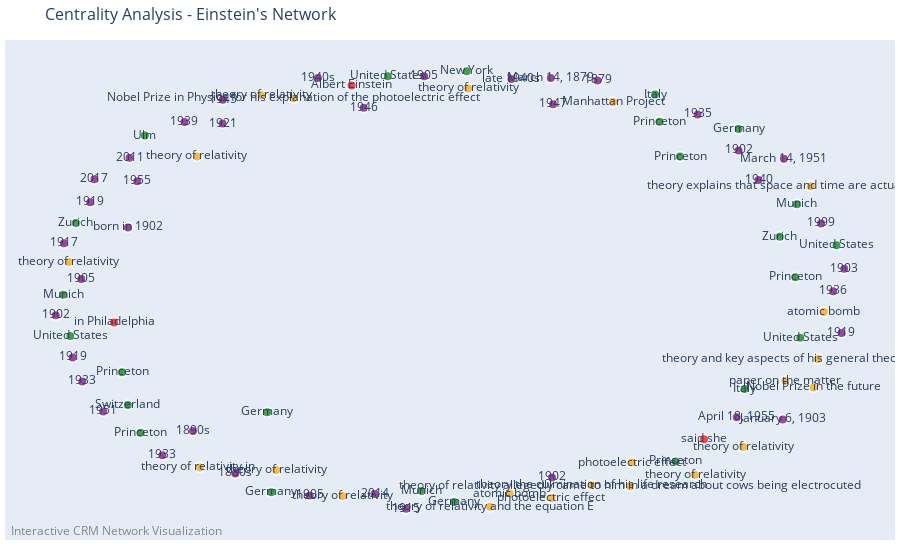
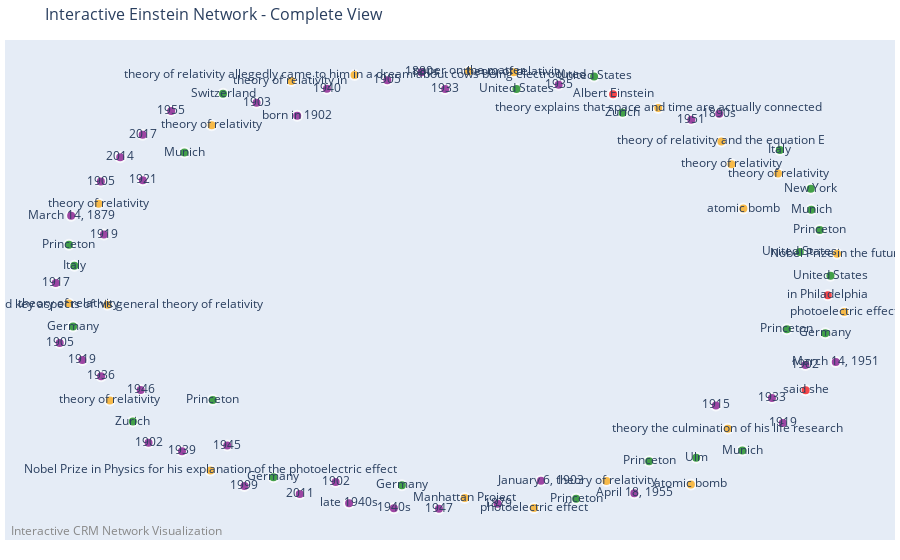

The notebook cell saved with these charts, in order:
### Markdown cell above
## Step 8: Enhanced Interactive Features

Create additional interactive visualizations with community structure and centrality analysis.

### Code cell
# Create enhanced interactive visualizations
print("🎨 Creating enhanced interactive visualizations...")

# 1. Community Structure Visualization
if communities:
    print("📊 Creating community structure visualization...")
    community_fig = create_interactive_plot(
        graph,
        title="Community Structure - Einstein's Network",
        node_size_multiplier=25,
        edge_width_multiplier=2
    )
    
    # Add community colors
    community_colors = px.colors.qualitative.Set3[:len(communities)]
    for i, community in enumerate(communities):
        for node_id in community:
            if node_id in community_fig.data[1].marker.color:
                # Update node color for community
                pass
    
    community_file = plots_dir / "community_structure.html"
    community_fig.write_html(str(community_file))
    print(f"✅ Generated community plot: {community_file}")
    
    # Display community visualization
    try:
        community_fig.show()
    except ValueError as e:
        print(f"⚠️  Display issue: {e}")
        print(f"📁 Community plot saved: {community_file}")

# 2. Centrality Analysis Visualization
print("📊 Creating centrality analysis visualization...")
centrality_fig = create_interactive_plot(
    graph,
    title="Centrality Analysis - Einstein's Network",
    node_size_multiplier=30,
    edge_width_multiplier=1.5
)

centrality_file = plots_dir / "centrality_analysis.html"
centrality_fig.write_html(str(centrality_file))
print(f"✅ Generated centrality plot: {centrality_file}")

# Display centrality visualization
try:
    centrality_fig.show()
except ValueError as e:
    print(f"⚠️  Display issue: {e}")
    print(f"📁 Centrality plot saved: {centrality_file}")

# 3. Main Interactive Network
print("📊 Creating main interactive network...")
main_fig = create_interactive_plot(
    graph,
    title="Interactive Einstein Network - Complete View",
    node_size_multiplier=20,
    edge_width_multiplier=2
)

main_file = plots_dir / "interactive_network.html"
main_fig.write_html(str(main_file))
print(f"✅ Generated main interactive plot: {main_file}")

# Display main visualization
try:
    main_fig.show()
except ValueError as e:
    print(f"⚠️  Display issue: {e}")
    print(f"📁 Main plot saved: {main_file}")

### Figure 1 — Plotly figure (JSON) as saved in the notebook; plotly's stock layout.template omitted (floating-point values rounded to 4 significant figures)
{"data": [{"hoverinfo": "none", "line": {"color": "#888", "width": 1.5}, "mode": "lines", "type": "scatter", "x": [], "y": []}, {"hoverinfo": "text", "hovertext": ["ID: 96bad046-6151-4ca3-a308-03550766ea38<br>Label: Albert Einstein<br>Class: E21", "ID: 0dbb60fb-71bd-4fe6-81a4-9c0413381345<br>Label: in Philadelphia<br>Class: E21", "ID: 7c7bc489-cd8f-4316-86f2-16da2034ddc5<br>Label: said she<br>Class: E21", "ID: c14a90aa-fd07-471d-a82c-f1f177cc434d<br>Label: Ulm<br>Class: E53", "ID: 92ed8c87-e3de-4b8c-8d6d-3f5112d8d4cc<br>Label: Munich<br>Class: E53", "ID: 8c6e9e4d-7ed7-4ca1-9bf0-e258d27fd1d9<br>Label: Munich<br>Class: E53", "ID: 39c70a4f-1dc8-4d15-b35d-094444a35f8b<br>Label: Munich<br>Class: E53", "ID: 89e9ca92-a432-484c-af5e-61067bd8ab77<br>Label: Zurich<br>Class: E53", "ID: 0bccdcec-7207-4adc-9b54-e011400a0a6c<br>Label: Zurich<br>Class: E53", "ID: a0598714-115e-44e5-9917-1a9dbbd93318<br>Label: Princeton<br>Class: E53", "ID: 869a69af-56cd-46f8-af6f-2ce114d1ae8d<br>Label: Princeton<br>Class: E53", "ID: b09355a3-57cc-477a-b7e9-a922178224d2<br>Label: Princeton<br>Class: E53", "ID: 588eaa18-8c2d-434e-9bff-a3d8433b608b<br>Label: Princeton<br>Class: E53", "ID: 14928449-ff5d-4edb-9a66-1414865760d8<br>Label: Princeton<br>Class: E53", "ID: f31936d0-a6d4-40f3-a162-0a5fa98be036<br>Label: Princeton<br>Class: E53", "ID: a96defd8-3b13-4862-b6b5-eae3b5b2c2e6<br>Label: New York<br>Class: E53", "ID: 0b7cc43e-4b53-4e5e-a7b0-6c3c0299a4a8<br>Label: Switzerland<br>Class: E53", "ID: 0239cbd8-3a47-429b-8196-16de80cb026b<br>Label: Germany<br>Class: E53", "ID: 4e732ecd-4a18-48b1-b48b-f8a02b9f342d<br>Label: Germany<br>Class: E53", "ID: 291685bf-d879-426c-bda4-41cb54843b93<br>Label: Germany<br>Class: E53", "ID: 7a6fb0fb-e55c-4db5-a22f-13390f2ec39c<br>Label: Germany<br>Class: E53", "ID: 0a4e07a1-dd5d-44e5-82d5-2fd70672a3e9<br>Label: Italy<br>Class: E53", "ID: 34e0881f-a74f-4fd9-bb90-490790fcc021<br>Label: Italy<br>Class: E53", "ID: e2f347f8-830e-496e-9ed5-6a70356830a7<br>Label: United States<br>Class: E53", "ID: de77135d-9f2a-4c89-8e63-26a8b85d8f9c<br>Label: United States<br>Class: E53", "ID: a11ba249-6f88-4ec7-95c3-bafa53af4557<br>Label: United States<br>Class: E53", "ID: 08c47753-500d-41cf-a0c5-ed025c43911a<br>Label: United States<br>Class: E53", "ID: 78e7f85f-a9e3-40dd-ad5a-ded0fa577c16<br>Label: theory of relativity<br>Class: E22", "ID: 3bf38e4c-4dc3-450c-8e3b-bc499bc9f2d0<br>Label: theory of relativity and the equation E<br>Class: E22", "ID: 1e28a47e-d086-4c92-ab7c-99340b80b214<br>Label: theory of relativity in <br>Class: E22", "ID: 2ab934c6-7d91-496b-8dd5-6ae88cfc6b85<br>Label: theory explains that space and time are actually connected<br>Class: E22", "ID: f755c592-ca40-41d2-a3f6-106321e9b576<br>Label: theory of relativity<br>Class: E22", "ID: 8bb4b78c-f40b-4b85-a5f3-bd8544a29523<br>Label: theory the culmination of his life research<br>Class: E22", "ID: 5cbd04ff-f7c7-45d0-9b23-dbc78f470079<br>Label: theory and key aspects of his general theory of relativity<br>Class: E22", "ID: de8646c7-f71a-4f45-9fe7-6c7ed1573eb3<br>Label: theory of relativity allegedly came to him in a dream about cows being electrocuted<br>Class: E22", "ID: 6feb2b20-a3e6-4fa3-87ce-768384575b64<br>Label: paper on the matter<br>Class: E22", "ID: 695a51e1-4ba7-4dce-99ec-04bd1f95133c<br>Label: Nobel Prize in Physics for his explanation of the photoelectric effect<br>Class: E22", "ID: 39ca61ae-1964-47f2-b08b-a727c244e643<br>Label: Nobel Prize in the future<br>Class: E22", "ID: 30bfa204-8f4f-4015-8570-603d5d1e0cdb<br>Label: theory of relativity<br>Class: E22", "ID: 41d4d77f-fc60-4ef8-a82d-4e983285907a<br>Label: theory of relativity<br>Class: E22", "ID: 37d04a37-6f06-4c6f-b656-71a6792466f6<br>Label: theory of relativity<br>Class: E22", "ID: 82a5983d-89d3-40f4-9de0-39a5ea3ad9c4<br>Label: theory of relativity<br>Class: E22", "ID: b3f93a93-00f2-4144-9174-a69f42b8ab95<br>Label: theory of relativity<br>Class: E22", "ID: 76484aca-1a42-4a97-ac84-68a91f0ae784<br>Label: theory of relativity<br>Class: E22", "ID: f4668656-bc0c-47a8-9adc-41a20aa67875<br>Label: photoelectric effect<br>Class: E22", "ID: fc1aea2c-9afc-4a3c-be3c-44f5c3038ea3<br>Label: photoelectric effect<br>Class: E22", "ID: 9bc9f35d-c439-48d3-8916-d30d33a0b658<br>Label: atomic bomb<br>Class: E22", "ID: 2ecbd18f-5c91-450c-8e26-4d8b4b5c9d40<br>Label: Manhattan Project<br>Class: E22", "ID: 4acb827b-a92c-4dda-9831-e0f2f2a4e140<br>Label: atomic bomb<br>Class: E22", "ID: 0d2b8360-bd96-4f07-be23-1d50c66edbd4<br>Label: born in 1902<br>Class: E52", "ID: 77bee981-0d05-405e-8091-73fb9a1d0dee<br>Label: March 14, 1879<br>Class: E52", "ID: 11d90f9f-a4fc-4b88-bb11-40ecbab71a07<br>Label: January 6, 1903<br>Class: E52", "ID: fe0cba01-bfd3-46ba-a926-c4be9c1c2045<br>Label: March 14, 1951<br>Class: E52", "ID: eca7cfb0-8d1a-422c-9dce-002d22e3150c<br>Label: April 18, 1955<br>Class: E52", "ID: d3ed2baf-008b-49e1-acbe-78753181f43e<br>Label: late 1940s<br>Class: E52", "ID: 066ac864-8d37-4fb5-b5e5-f81128539dd5<br>Label: 1880s<br>Class: E52", "ID: 9dca2be8-e983-4d16-8acd-015b985bb8da<br>Label: 1890s<br>Class: E52", "ID: 172d10c3-d497-4ccf-baf9-f5dbc8b0b8b3<br>Label: 1940s<br>Class: E52", "ID: 973e487e-23e0-4f10-9f97-a52a16848720<br>Label: 1879<br>Class: E52", "ID: 7512a9e8-e909-4347-aa2f-1952dfc88e25<br>Label: 1902<br>Class: E52", "ID: 9721b54c-8a54-4156-af99-e444b5a4b693<br>Label: 1905<br>Class: E52", "ID: 795fcabd-8c3d-48a3-bad3-607b8ff7aa5a<br>Label: 1905<br>Class: E52", "ID: a66f2c60-0d03-414a-be25-0494e12f3cb8<br>Label: 1915<br>Class: E52", "ID: 8f73df94-5ef6-45e0-8e21-efbc6ee1f23c<br>Label: 1919<br>Class: E52", "ID: bbcc4522-eebb-43e5-a1af-03a41247948a<br>Label: 1905<br>Class: E52", "ID: 69445020-819d-4a3e-bfde-e0b334c74899<br>Label: 1917<br>Class: E52", "ID: f9069d39-197a-4fc4-ba7b-f78a21498a91<br>Label: 1933<br>Class: E52", "ID: 2c77a00b-a50c-41ed-b607-e56f36e4b709<br>Label: 1921<br>Class: E52", "ID: 86be109a-c779-4c16-9ba3-c920793da2bc<br>Label: 1903<br>Class: E52", "ID: a51c5755-526a-436c-84a5-c665914f055e<br>Label: 1902<br>Class: E52", "ID: 650d592b-0150-4a18-a503-9e4c09878d7c<br>Label: 1902<br>Class: E52", "ID: ea4cf590-c674-4a43-ac25-e2061b69edc7<br>Label: 1919<br>Class: E52", "ID: a145329d-4a16-4571-8fdc-4809490fd130<br>Label: 1919<br>Class: E52", "ID: d1e4f380-a79e-4078-8685-4afa47f36d67<br>Label: 1936<br>Class: E52", "ID: 4429a1f3-4b7e-42c3-ad5a-e4c6f62b362c<br>Label: 1933<br>Class: E52", "ID: e5ef21d5-bea5-4a80-9d6c-60e3315d0d80<br>Label: 1935<br>Class: E52", "ID: de74bbef-7d70-4f5a-b24f-348f1b699029<br>Label: 1939<br>Class: E52", "ID: 2ed6469a-fc20-494e-992b-fd8863ce50db<br>Label: 1940<br>Class: E52", "ID: 5517bd7f-e031-4cb3-b4dc-6c6a934f4938<br>Label: 1945<br>Class: E52", "ID: dfb6d3b0-52a6-4115-9c5d-17d2d06928b3<br>Label: 1947<br>Class: E52", "ID: 6dae5f29-6817-499a-8d22-e19bd4d647af<br>Label: 1946<br>Class: E52", "ID: 6105354b-4d79-4ffe-a4ba-1df2cff00d2d<br>Label: 1951<br>Class: E52", "ID: 1c082125-224c-4bf5-a70d-fcea3d942242<br>Label: 2017<br>Class: E52", "ID: 15dd3d01-b460-40e4-9567-c39bb50e53fe<br>Label: 1955<br>Class: E52", "ID: b6714260-662a-4aaa-9c78-f3e0e9d91fda<br>Label: 2014<br>Class: E52", "ID: 0181924d-6002-442d-9e11-d6a234291d71<br>Label: 1999<br>Class: E52", "ID: 5495d943-d7df-4425-9943-cce5d670ead0<br>Label: 2011<br>Class: E52"], "marker": {"color": ["red", "red", "red", "green", "green", "green", "green", "green", "green", "green", "green", "green", "green", "green", "green", "green", "green", "green", "green", "green", "green", "green", "green", "green", "green", "green", "green", "orange", "orange", "orange", "orange", "orange", "orange", "orange", "orange", "orange", "orange", "orange", "orange", "orange", "orange", "orange", "orange", "orange", "orange", "orange", "orange", "orange", "orange", "purple", "purple", "purple", "purple", "purple", "purple", "purple", "purple", "purple", "purple", "purple", "purple", "purple", "purple", "purple", "purple", "purple", "purple", "purple", "purple", "purple", "purple", "purple", "purple", "purple", "purple", "purple", "purple", "purple", "purple", "purple", "purple", "purple", "purple", "purple", "purple", "purple", "purple"], "line": {"color": "white", "width": 2}, "size": [10, 10, 10, 10, 10, 10, 10, 10, 10, 10, 10, 10, 10, 10, 10, 10, 10, 10, 10, 10, 10, 10, 10, 10, 10, 10, 10, 10, 10, 10, 10, 10, 10, 10, 10, 10, 10, 10, 10, 10, 10, 10, 10, 10, 10, 10, 10, 10, 10, 10, 10, 10, 10, 10, 10, 10, 10, 10, 10, 10, 10, 10, 10, 10, 10, 10, 10, 10, 10, 10, 10, 10, 10, 10, 10, 10, 10, 10, 10, 10, 10, 10, 10, 10, 10, 10, 10]}, "mode": "markers+text", "text": ["Albert Einstein", "in Philadelphia", "said she", "Ulm", "Munich", "Munich", "Munich", "Zurich", "Zurich", "Princeton", "Princeton", "Princeton", "Princeton", "Princeton", "Princeton", "New York", "Switzerland", "Germany", "Germany", "Germany", "Germany", "Italy", "Italy", "United States", "United States", "United States", "United States", "theory of relativity", "theory of relativity and the equation E", "theory of relativity in ", "theory explains that space and time are actually connected", "theory of relativity", "theory the culmination of his life research", "theory and key aspects of his general theory of relativity", "theory of relativity allegedly came to him in a dream about cows being electrocuted", "paper on the matter", "Nobel Prize in Physics for his explanation of the photoelectric effect", "Nobel Prize in the future", "theory of relativity", "theory of relativity", "theory of relativity", "theory of relativity", "theory of relativity", "theory of relativity", "photoelectric effect", "photoelectric effect", "atomic bomb", "Manhattan Project", "atomic bomb", "born in 1902", "March 14, 1879", "January 6, 1903", "March 14, 1951", "April 18, 1955", "late 1940s", "1880s", "1890s", "1940s", "1879", "1902", "1905", "1905", "1915", "1919", "1905", "1917", "1933", "1921", "1903", "1902", "1902", "1919", "1919", "1936", "1933", "1935", "1939", "1940", "1945", "1947", "1946", "1951", "2017", "1955", "2014", "1999", "2011"], "textposition": "middle center", "type": "scatter", "x": [-0.2448, -0.8449, 0.6455, -0.7673, -0.9737, -0.06829, 0.88, 0.837, -0.9414, 0.8765, -0.8247, 0.5741, 0.585, 0.5334, -0.778, 0.04609, -0.8101, 0.01425, -0.4477, -0.4581, 0.7332, 0.748, 0.5221, -0.1531, 0.8887, 0.9804, -0.9556, -0.6354, 0.1049, -0.6284, 0.9152, 0.04953, 0.3612, 0.9332, 0.4586, 0.8512, -0.3911, 0.9222, -0.9591, -0.4352, -0.2676, 0.7451, -0.4723, 0.623, 0.4632, 0.2599, 0.9488, 0.4159, 0.1548, -0.8098, 0.2584, 0.8444, 0.8475, 0.7282, 0.1589, -0.5385, -0.6456, -0.33, 0.3765, 0.2616, -0.3505, -0.9278, -0.1072, -0.9497, -0.06122, -0.9716, -0.9254, -0.571, 1, -0.9923, 0.733, -0.9053, 0.993, 0.9718, -0.723, 0.6295, -0.6671, 0.7834, -0.5701, 0.2643, -0.2142, -0.8722, -0.8948, -0.7863, -0.1864, 0.9414, -0.8059], "y": [0.9283, -0.1467, -0.6769, 0.7007, -0.0213, -0.9111, 0.3889, 0.2418, 0.3045, 0.05856, -0.3724, -0.7772, 0.6055, 0.7636, -0.6475, 0.9925, -0.5207, -0.9609, -0.9164, -0.5546, 0.7306, -0.4482, 0.8868, 0.9698, -0.2159, 0.2031, -0.2083, 0.6064, -0.983, -0.8043, 0.4703, 0.9146, -0.8848, -0.312, -0.8892, -0.4119, 0.8695, -0.4415, 0.1272, -0.8164, -0.9334, -0.7116, 0.8837, -0.8388, -0.7821, -0.9434, -0.0998, 0.8535, -0.9228, 0.2839, 0.9616, -0.5866, 0.596, -0.5765, 0.9577, -0.8314, -0.6393, 0.9615, 0.9508, -0.8498, -0.9312, 0.04984, -0.9917, -0.3057, 0.9696, 0.2127, -0.4145, 0.7554, 0.09695, -0.1136, 0.6336, 0.3986, -0.1945, -0.005718, -0.7495, 0.7967, 0.7624, 0.4991, 0.8636, 0.8433, 0.8269, -0.5506, 0.5029, 0.4935, -0.9251, 0.3024, 0.6002]}], "layout": {"annotations": [{"font": {"color": "#888", "size": 12}, "showarrow": false, "text": "Interactive CRM Network Visualization", "x": 0.005, "xanchor": "left", "xref": "paper", "y": -0.002, "yanchor": "bottom", "yref": "paper"}], "hovermode": "closest", "margin": {"b": 20, "l": 5, "r": 5, "t": 40}, "showlegend": false, "title": {"font": {"size": 16}, "text": "Centrality Analysis - Einstein's Network"}, "xaxis": {"showgrid": false, "showticklabels": false, "zeroline": false}, "yaxis": {"showgrid": false, "showticklabels": false, "zeroline": false}}}

### Figure 2 — Plotly figure (JSON) as saved in the notebook; plotly's stock layout.template omitted (floating-point values rounded to 4 significant figures)
{"data": [{"hoverinfo": "none", "line": {"color": "#888", "width": 2}, "mode": "lines", "type": "scatter", "x": [], "y": []}, {"hoverinfo": "text", "hovertext": ["ID: 96bad046-6151-4ca3-a308-03550766ea38<br>Label: Albert Einstein<br>Class: E21", "ID: 0dbb60fb-71bd-4fe6-81a4-9c0413381345<br>Label: in Philadelphia<br>Class: E21", "ID: 7c7bc489-cd8f-4316-86f2-16da2034ddc5<br>Label: said she<br>Class: E21", "ID: c14a90aa-fd07-471d-a82c-f1f177cc434d<br>Label: Ulm<br>Class: E53", "ID: 92ed8c87-e3de-4b8c-8d6d-3f5112d8d4cc<br>Label: Munich<br>Class: E53", "ID: 8c6e9e4d-7ed7-4ca1-9bf0-e258d27fd1d9<br>Label: Munich<br>Class: E53", "ID: 39c70a4f-1dc8-4d15-b35d-094444a35f8b<br>Label: Munich<br>Class: E53", "ID: 89e9ca92-a432-484c-af5e-61067bd8ab77<br>Label: Zurich<br>Class: E53", "ID: 0bccdcec-7207-4adc-9b54-e011400a0a6c<br>Label: Zurich<br>Class: E53", "ID: a0598714-115e-44e5-9917-1a9dbbd93318<br>Label: Princeton<br>Class: E53", "ID: 869a69af-56cd-46f8-af6f-2ce114d1ae8d<br>Label: Princeton<br>Class: E53", "ID: b09355a3-57cc-477a-b7e9-a922178224d2<br>Label: Princeton<br>Class: E53", "ID: 588eaa18-8c2d-434e-9bff-a3d8433b608b<br>Label: Princeton<br>Class: E53", "ID: 14928449-ff5d-4edb-9a66-1414865760d8<br>Label: Princeton<br>Class: E53", "ID: f31936d0-a6d4-40f3-a162-0a5fa98be036<br>Label: Princeton<br>Class: E53", "ID: a96defd8-3b13-4862-b6b5-eae3b5b2c2e6<br>Label: New York<br>Class: E53", "ID: 0b7cc43e-4b53-4e5e-a7b0-6c3c0299a4a8<br>Label: Switzerland<br>Class: E53", "ID: 0239cbd8-3a47-429b-8196-16de80cb026b<br>Label: Germany<br>Class: E53", "ID: 4e732ecd-4a18-48b1-b48b-f8a02b9f342d<br>Label: Germany<br>Class: E53", "ID: 291685bf-d879-426c-bda4-41cb54843b93<br>Label: Germany<br>Class: E53", "ID: 7a6fb0fb-e55c-4db5-a22f-13390f2ec39c<br>Label: Germany<br>Class: E53", "ID: 0a4e07a1-dd5d-44e5-82d5-2fd70672a3e9<br>Label: Italy<br>Class: E53", "ID: 34e0881f-a74f-4fd9-bb90-490790fcc021<br>Label: Italy<br>Class: E53", "ID: e2f347f8-830e-496e-9ed5-6a70356830a7<br>Label: United States<br>Class: E53", "ID: de77135d-9f2a-4c89-8e63-26a8b85d8f9c<br>Label: United States<br>Class: E53", "ID: a11ba249-6f88-4ec7-95c3-bafa53af4557<br>Label: United States<br>Class: E53", "ID: 08c47753-500d-41cf-a0c5-ed025c43911a<br>Label: United States<br>Class: E53", "ID: 78e7f85f-a9e3-40dd-ad5a-ded0fa577c16<br>Label: theory of relativity<br>Class: E22", "ID: 3bf38e4c-4dc3-450c-8e3b-bc499bc9f2d0<br>Label: theory of relativity and the equation E<br>Class: E22", "ID: 1e28a47e-d086-4c92-ab7c-99340b80b214<br>Label: theory of relativity in <br>Class: E22", "ID: 2ab934c6-7d91-496b-8dd5-6ae88cfc6b85<br>Label: theory explains that space and time are actually connected<br>Class: E22", "ID: f755c592-ca40-41d2-a3f6-106321e9b576<br>Label: theory of relativity<br>Class: E22", "ID: 8bb4b78c-f40b-4b85-a5f3-bd8544a29523<br>Label: theory the culmination of his life research<br>Class: E22", "ID: 5cbd04ff-f7c7-45d0-9b23-dbc78f470079<br>Label: theory and key aspects of his general theory of relativity<br>Class: E22", "ID: de8646c7-f71a-4f45-9fe7-6c7ed1573eb3<br>Label: theory of relativity allegedly came to him in a dream about cows being electrocuted<br>Class: E22", "ID: 6feb2b20-a3e6-4fa3-87ce-768384575b64<br>Label: paper on the matter<br>Class: E22", "ID: 695a51e1-4ba7-4dce-99ec-04bd1f95133c<br>Label: Nobel Prize in Physics for his explanation of the photoelectric effect<br>Class: E22", "ID: 39ca61ae-1964-47f2-b08b-a727c244e643<br>Label: Nobel Prize in the future<br>Class: E22", "ID: 30bfa204-8f4f-4015-8570-603d5d1e0cdb<br>Label: theory of relativity<br>Class: E22", "ID: 41d4d77f-fc60-4ef8-a82d-4e983285907a<br>Label: theory of relativity<br>Class: E22", "ID: 37d04a37-6f06-4c6f-b656-71a6792466f6<br>Label: theory of relativity<br>Class: E22", "ID: 82a5983d-89d3-40f4-9de0-39a5ea3ad9c4<br>Label: theory of relativity<br>Class: E22", "ID: b3f93a93-00f2-4144-9174-a69f42b8ab95<br>Label: theory of relativity<br>Class: E22", "ID: 76484aca-1a42-4a97-ac84-68a91f0ae784<br>Label: theory of relativity<br>Class: E22", "ID: f4668656-bc0c-47a8-9adc-41a20aa67875<br>Label: photoelectric effect<br>Class: E22", "ID: fc1aea2c-9afc-4a3c-be3c-44f5c3038ea3<br>Label: photoelectric effect<br>Class: E22", "ID: 9bc9f35d-c439-48d3-8916-d30d33a0b658<br>Label: atomic bomb<br>Class: E22", "ID: 2ecbd18f-5c91-450c-8e26-4d8b4b5c9d40<br>Label: Manhattan Project<br>Class: E22", "ID: 4acb827b-a92c-4dda-9831-e0f2f2a4e140<br>Label: atomic bomb<br>Class: E22", "ID: 0d2b8360-bd96-4f07-be23-1d50c66edbd4<br>Label: born in 1902<br>Class: E52", "ID: 77bee981-0d05-405e-8091-73fb9a1d0dee<br>Label: March 14, 1879<br>Class: E52", "ID: 11d90f9f-a4fc-4b88-bb11-40ecbab71a07<br>Label: January 6, 1903<br>Class: E52", "ID: fe0cba01-bfd3-46ba-a926-c4be9c1c2045<br>Label: March 14, 1951<br>Class: E52", "ID: eca7cfb0-8d1a-422c-9dce-002d22e3150c<br>Label: April 18, 1955<br>Class: E52", "ID: d3ed2baf-008b-49e1-acbe-78753181f43e<br>Label: late 1940s<br>Class: E52", "ID: 066ac864-8d37-4fb5-b5e5-f81128539dd5<br>Label: 1880s<br>Class: E52", "ID: 9dca2be8-e983-4d16-8acd-015b985bb8da<br>Label: 1890s<br>Class: E52", "ID: 172d10c3-d497-4ccf-baf9-f5dbc8b0b8b3<br>Label: 1940s<br>Class: E52", "ID: 973e487e-23e0-4f10-9f97-a52a16848720<br>Label: 1879<br>Class: E52", "ID: 7512a9e8-e909-4347-aa2f-1952dfc88e25<br>Label: 1902<br>Class: E52", "ID: 9721b54c-8a54-4156-af99-e444b5a4b693<br>Label: 1905<br>Class: E52", "ID: 795fcabd-8c3d-48a3-bad3-607b8ff7aa5a<br>Label: 1905<br>Class: E52", "ID: a66f2c60-0d03-414a-be25-0494e12f3cb8<br>Label: 1915<br>Class: E52", "ID: 8f73df94-5ef6-45e0-8e21-efbc6ee1f23c<br>Label: 1919<br>Class: E52", "ID: bbcc4522-eebb-43e5-a1af-03a41247948a<br>Label: 1905<br>Class: E52", "ID: 69445020-819d-4a3e-bfde-e0b334c74899<br>Label: 1917<br>Class: E52", "ID: f9069d39-197a-4fc4-ba7b-f78a21498a91<br>Label: 1933<br>Class: E52", "ID: 2c77a00b-a50c-41ed-b607-e56f36e4b709<br>Label: 1921<br>Class: E52", "ID: 86be109a-c779-4c16-9ba3-c920793da2bc<br>Label: 1903<br>Class: E52", "ID: a51c5755-526a-436c-84a5-c665914f055e<br>Label: 1902<br>Class: E52", "ID: 650d592b-0150-4a18-a503-9e4c09878d7c<br>Label: 1902<br>Class: E52", "ID: ea4cf590-c674-4a43-ac25-e2061b69edc7<br>Label: 1919<br>Class: E52", "ID: a145329d-4a16-4571-8fdc-4809490fd130<br>Label: 1919<br>Class: E52", "ID: d1e4f380-a79e-4078-8685-4afa47f36d67<br>Label: 1936<br>Class: E52", "ID: 4429a1f3-4b7e-42c3-ad5a-e4c6f62b362c<br>Label: 1933<br>Class: E52", "ID: e5ef21d5-bea5-4a80-9d6c-60e3315d0d80<br>Label: 1935<br>Class: E52", "ID: de74bbef-7d70-4f5a-b24f-348f1b699029<br>Label: 1939<br>Class: E52", "ID: 2ed6469a-fc20-494e-992b-fd8863ce50db<br>Label: 1940<br>Class: E52", "ID: 5517bd7f-e031-4cb3-b4dc-6c6a934f4938<br>Label: 1945<br>Class: E52", "ID: dfb6d3b0-52a6-4115-9c5d-17d2d06928b3<br>Label: 1947<br>Class: E52", "ID: 6dae5f29-6817-499a-8d22-e19bd4d647af<br>Label: 1946<br>Class: E52", "ID: 6105354b-4d79-4ffe-a4ba-1df2cff00d2d<br>Label: 1951<br>Class: E52", "ID: 1c082125-224c-4bf5-a70d-fcea3d942242<br>Label: 2017<br>Class: E52", "ID: 15dd3d01-b460-40e4-9567-c39bb50e53fe<br>Label: 1955<br>Class: E52", "ID: b6714260-662a-4aaa-9c78-f3e0e9d91fda<br>Label: 2014<br>Class: E52", "ID: 0181924d-6002-442d-9e11-d6a234291d71<br>Label: 1999<br>Class: E52", "ID: 5495d943-d7df-4425-9943-cce5d670ead0<br>Label: 2011<br>Class: E52"], "marker": {"color": ["red", "red", "red", "green", "green", "green", "green", "green", "green", "green", "green", "green", "green", "green", "green", "green", "green", "green", "green", "green", "green", "green", "green", "green", "green", "green", "green", "orange", "orange", "orange", "orange", "orange", "orange", "orange", "orange", "orange", "orange", "orange", "orange", "orange", "orange", "orange", "orange", "orange", "orange", "orange", "orange", "orange", "orange", "purple", "purple", "purple", "purple", "purple", "purple", "purple", "purple", "purple", "purple", "purple", "purple", "purple", "purple", "purple", "purple", "purple", "purple", "purple", "purple", "purple", "purple", "purple", "purple", "purple", "purple", "purple", "purple", "purple", "purple", "purple", "purple", "purple", "purple", "purple", "purple", "purple", "purple"], "line": {"color": "white", "width": 2}, "size": [10, 10, 10, 10, 10, 10, 10, 10, 10, 10, 10, 10, 10, 10, 10, 10, 10, 10, 10, 10, 10, 10, 10, 10, 10, 10, 10, 10, 10, 10, 10, 10, 10, 10, 10, 10, 10, 10, 10, 10, 10, 10, 10, 10, 10, 10, 10, 10, 10, 10, 10, 10, 10, 10, 10, 10, 10, 10, 10, 10, 10, 10, 10, 10, 10, 10, 10, 10, 10, 10, 10, 10, 10, 10, 10, 10, 10, 10, 10, 10, 10, 10, 10, 10, 10, 10, 10]}, "mode": "markers+text", "text": ["Albert Einstein", "in Philadelphia", "said she", "Ulm", "Munich", "Munich", "Munich", "Zurich", "Zurich", "Princeton", "Princeton", "Princeton", "Princeton", "Princeton", "Princeton", "New York", "Switzerland", "Germany", "Germany", "Germany", "Germany", "Italy", "Italy", "United States", "United States", "United States", "United States", "theory of relativity", "theory of relativity and the equation E", "theory of relativity in ", "theory explains that space and time are actually connected", "theory of relativity", "theory the culmination of his life research", "theory and key aspects of his general theory of relativity", "theory of relativity allegedly came to him in a dream about cows being electrocuted", "paper on the matter", "Nobel Prize in Physics for his explanation of the photoelectric effect", "Nobel Prize in the future", "theory of relativity", "theory of relativity", "theory of relativity", "theory of relativity", "theory of relativity", "theory of relativity", "photoelectric effect", "photoelectric effect", "atomic bomb", "Manhattan Project", "atomic bomb", "born in 1902", "March 14, 1879", "January 6, 1903", "March 14, 1951", "April 18, 1955", "late 1940s", "1880s", "1890s", "1940s", "1879", "1902", "1905", "1905", "1915", "1919", "1905", "1917", "1933", "1921", "1903", "1902", "1902", "1919", "1919", "1936", "1933", "1935", "1939", "1940", "1945", "1947", "1946", "1951", "2017", "1955", "2014", "1999", "2011"], "textposition": "middle center", "type": "scatter", "x": [0.4141, 0.9583, 0.9021, 0.6247, 0.9166, -0.6724, 0.7418, -0.8031, 0.438, 0.8547, 0.3205, -0.9651, 0.9379, -0.6007, 0.5055, 0.9152, -0.5746, -0.4467, -0.1213, 0.952, -0.9547, 0.8367, -0.9514, 0.1692, 0.965, 0.8872, 0.3659, -0.89, 0.6886, -0.4013, 0.5285, 0.8321, 0.7049, -0.8676, -0.2413, 0.04873, -0.6064, 0.9817, 0.7139, -0.9658, 0.1623, 0.3973, -0.6035, -0.8616, 1.0, 0.2135, 0.6114, 0.03795, 0.7443, -0.3866, -0.9596, 0.2313, 0.9785, 0.4679, -0.2552, -0.07136, 0.6831, -0.1416, 0.1213, -0.2892, -0.9886, -0.1582, 0.6747, -0.9312, -0.8843, -0.9986, 0.8168, -0.7779, -0.4897, -0.7634, 0.9015, -0.8765, 0.8444, -0.8837, -0.01142, 0.2761, -0.6786, -0.3113, -0.5639, -0.02721, -0.7834, 0.6124, -0.7783, -0.706, -0.8352, -0.5203, -0.3802], "y": [0.8729, -0.02409, -0.448, -0.7489, 0.3577, 0.6126, -0.7168, -0.5876, 0.7901, -0.1752, -0.9316, 0.2009, 0.2667, -0.4917, -0.7644, 0.4506, 0.8755, -0.8359, -0.8722, -0.1938, -0.1638, 0.6239, 0.1074, 0.8957, 0.06326, 0.1691, 0.9523, 0.3844, 0.6621, 0.9315, 0.8112, 0.5191, -0.6197, -0.06615, 0.9586, 0.9754, -0.8054, 0.1607, 0.56, -0.06098, 0.9709, -0.8526, 0.7345, -0.4933, -0.09907, -0.9728, -0.8678, -0.9281, 0.3626, 0.7767, 0.3303, -0.8517, -0.3214, -0.907, -0.9516, 0.9706, 0.7857, -0.9741, -0.954, -0.8567, -0.237, 0.9356, -0.5153, -0.313, 0.4834, 0.03064, -0.4822, 0.4893, 0.8346, -0.6817, -0.3348, 0.2466, -0.5938, -0.3855, 0.8966, 0.9152, -0.7201, 0.8968, -0.6946, -0.9765, -0.4472, 0.7592, 0.6924, 0.7979, 0.592, -0.8747, -0.9105]}], "layout": {"annotations": [{"font": {"color": "#888", "size": 12}, "showarrow": false, "text": "Interactive CRM Network Visualization", "x": 0.005, "xanchor": "left", "xref": "paper", "y": -0.002, "yanchor": "bottom", "yref": "paper"}], "hovermode": "closest", "margin": {"b": 20, "l": 5, "r": 5, "t": 40}, "showlegend": false, "title": {"font": {"size": 16}, "text": "Interactive Einstein Network - Complete View"}, "xaxis": {"showgrid": false, "showticklabels": false, "zeroline": false}, "yaxis": {"showgrid": false, "showticklabels": false, "zeroline": false}}}
